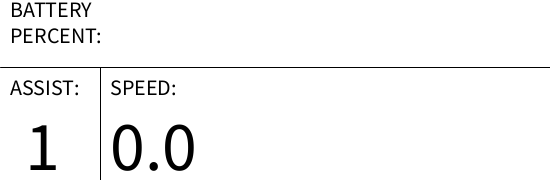
Frame 1 (no input)
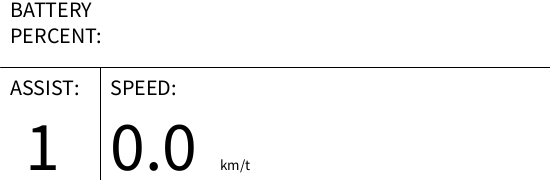
Frame 60 (the mouse pressed at the canvas centre just before this capture)
Frame 120 (the mouse held since frame 60 and released just before this capture): identical to frame 60, image omitted

The Processing sketch that drew these frames (run headless with seeded random() and noise(); from frame 60 on, the mouse is pressed at the canvas centre):

// Processing sketch: speedometer
// ── speedometer.pde
int window_height = 300;
int window_length = 500;

void setup()  {
  size(550, 180);
}

void draw()  {
  background(255);
  stroke(0);
  line(640,window_height*0.225,0,window_height*0.225);
  line(100,window_height*0.225,100,200);
  textSize(15);
  text("km/t", 220,170);
  
  textSize(22);
  fill(0);
  text("BATTERY PERCENT:",10,1,150,100);
  text("ASSIST:", 10,95);
  text("SPEED:",110,95); 
  textSize(70);
  text("1", 25,170);
  text("0.0", 110,170);
  
}

// ── Clock.pde
class Clock  {
  int h, m, s;
  Clock()  {
  }
  
  void getTime()  {
    h = hour();
    m = minute();
    s = second();
  }}
